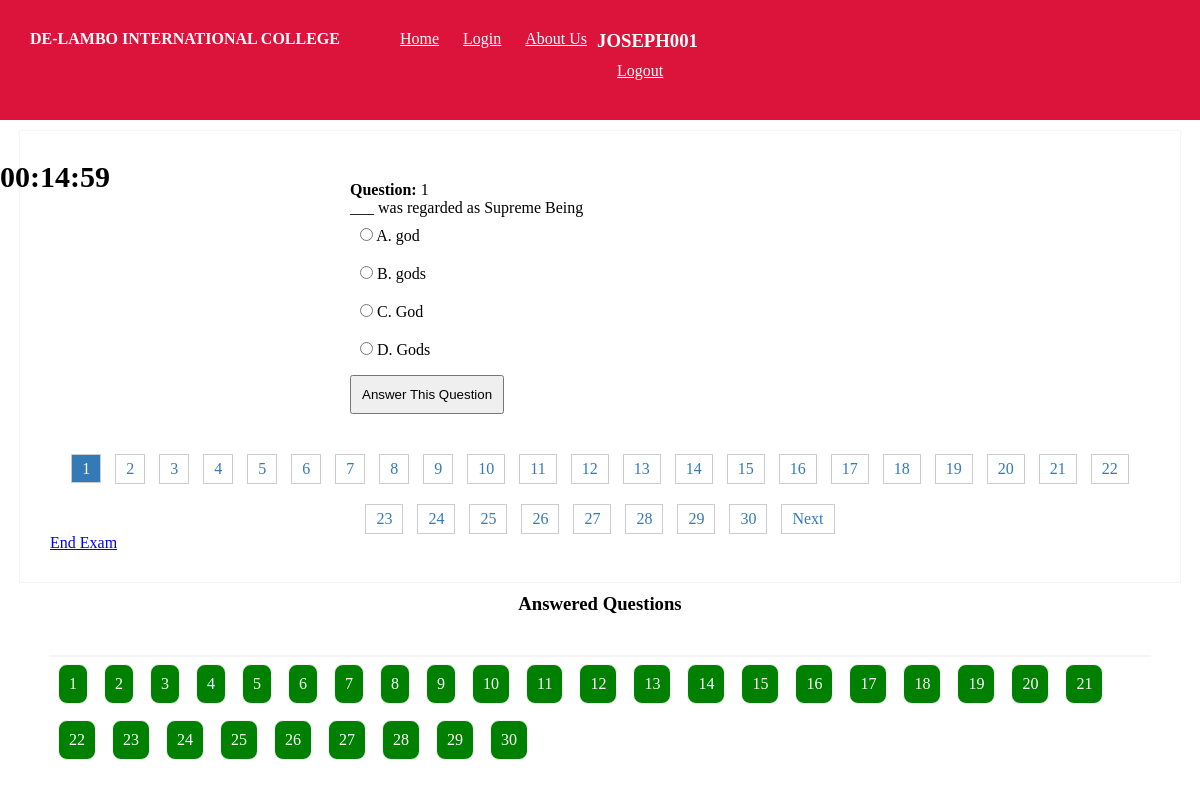
/c.r.k.php (signed in), run on the app's committed database.
### tables this page shows
CREATE TABLE `settings` (
  `id` int(11) NOT NULL,
  `school_name` text NOT NULL,
  `address` text NOT NULL,
  `phone_number` text NOT NULL,
  `email` text NOT NULL,
  `face_book` text NOT NULL
);

CREATE TABLE `exam` (
  `id` int(11) NOT NULL,
  `subject` varchar(55) DEFAULT NULL,
  `question` text DEFAULT NULL,
  `option_1` text DEFAULT NULL,
  `option_2` text DEFAULT NULL,
  `option_3` text DEFAULT NULL,
  `option_4` text DEFAULT NULL,
  `answer` text DEFAULT NULL
);

CREATE TABLE `user_responses` (
  `id` int(11) NOT NULL,
  `user_id` int(11) NOT NULL,
  `question_id` int(11) NOT NULL,
  `user_answer` text NOT NULL,
  `subject_id` int(11) NOT NULL
);

### c.r.k.php (the view, shortened to what this page needs)
<?php
require "exam-header.php";
require 'admin/config.php';
$user_id=$_SESSION['user_id'];
$page = isset($_GET['page']) ? (int)$_GET['page'] : 1;
$limit = 1;
$offset = ($page - 1) * $limit;
$query = "SELECT * FROM exam WHERE subject =5 LIMIT $limit OFFSET $offset";
$result = $conn->query($query);
$total_query = "SELECT COUNT(*) AS total_questions FROM exam WHERE subject =5";
$total_result = $conn->query($total_query);
$total_row = $total_result->fetch_assoc();
$total_rows = $total_row['total_questions'];
echo "<div class='question'><form action='submit.php' method='post'>";
while ($row = $result->fetch_assoc()) {
  echo "<p><b>Question: </b>".$page.'</b><br/>';
  echo "<p id='q'>". $row['question'] . "</p>";
  echo "<ul>";
  echo "<li><input type='radio' name='answer' value='".$row['option_1']."'> A. " . $row['option_1'] . "</li>";
  echo "<li><input type='radio' name='answer' value='".$row['option_2']."'> B. " . $row['option_2'] . "</li>";
  echo "<li><input type='radio' name='answer' value='".$row['option_3']."'> C. " . $row['option_3'] . "</li>";
  echo "<li><input type='radio' name='answer' value='".$row['option_4']."'> D. " . $row['option_4'] . "</li>";
  echo "</ul>";
}
echo "<input type='submit' value='Answer This Question' name='submit'>";
echo "</form>";
?>
<div class="pagination">
  <?php
for ($i = 1; $i <= ceil($total_rows/ $limit); $i++) {
  if ($i == $page) {?>
    <span><?php echo $i ;?></span>
    <?php
  } else {?>
    <a href="?page=<?php echo $i;?>"><?php echo $i;?></a>
    <?php
  }
}
if ($page < ceil($total_rows / $limit)) {?>
  <a href="?page=<?php echo ($page + 1);?>">Next</a>
  <?php
}?>
</div>
<p><a href="result.php?subject=5">End Exam</a></p>
</div>
<h3 id='answered'>Answered Questions</h3>
<ul class='answered-question'>
    <?php
$select=$conn->query("SELECT * FROM user_responses WHERE user_id='$user_id' AND subject_id=5");
if($select->num_rows>0){
    $i=1;
while($r=$select->fetch_assoc()){
    echo "<li>".$i."</li>";
    $i+=1;
}
}else{
    echo "<p class='no'>No Question Has Bean Answered Yet For This Subject</p>";
}
?>
</ul>
<br><br><br>

### exam-header.php (shortened to what this page needs)
<!DOCTYPE html>
<html lang="en">
<head>
    <link rel="stylesheet" href="css/top.css">
</head>
<nav class="navbar navbar-expand">
    <?php
  require "admin/config.php";
  $na=$conn->query("SELECT * FROM settings");
  if($na->num_rows>0){
    $row=$na->fetch_assoc();
    ?>
       <h4 style="margin-right:50px;"><?php echo $row['school_name'];?></h4>
    <?php
  }else{
    echo "School Application";
  }
    ?>
    <div>
        <a href="index.php" class="nav-item">Home</a>
        <a href="login.php" class="nav-item">Login</a>
            <a href="about.php" class="nav-item">About Us</a>
    </div>
    <?php
if(isset($_SESSION['username'])){
    ?>
<div class='right'>
    <div class='drop-down-inner'>
        <h3><?php echo $_SESSION['username'];?></h4>
                     <li><a href="logout">Logout</a></li>
    </div>
    <br>
</div>
<?php
}else{
    header('location:student_login');
}
?>
</nav>
 <?php require 'timer.php';?>

### css/top.css (style rules this page uses)
* { padding: 0; margin: 0; }
.navbar-expand { padding: 30px; background-color: crimson; color: white; }
.navbar-expand a { padding: 10px; color: white; }

### exam-header.php (style rules this page uses)
.navbar { display:flex; }
.right { width: 400px; float:right; margin-right:50px; display: flex; flex-direction: row; }

### c.r.k.php (style rules this page uses)
.question { padding:30px; width:1100px; margin:0 auto; border:1px solid whitesmoke; margin-top:10px; }
.pagination { text-align: center; margin-top: 20px; }
.pagination a, .pagination span { padding: 5px 10px; border: 1px solid #ccc; margin: 0 5px; text-decoration: none; color: #337ab7; }
.pagination a { margin-top:20px; display:inline-block; }
.pagination span { background-color: #337ab7; color: #fff; }
input[type="submit"] { padding:10px; margin:6px 0 0 0; }
form { width:500px; margin:0 auto; margin-top:20px; }
li { list-style-type:none; padding:10px; }
.answered-question li { float:left; border:1px solid whitesmoke; padding:10px; margin:8px; background-color:green; color:white; border-radius:9px; }
.answered-question { border:1px solid whitesmoke; width: 1100px; margin:0 auto; margin-top:30px; margin-bottom:50px; }
#answered { padding:10px; text-align:center; }

### data on the page
settings: school_name "DE-LAMBO INTERNATIONAL COLLEGE"
exam: question "___ was regarded as Supreme Being", option_1 "god", option_2 "gods", option_3 "God", option_4 "Gods"

### other printed values
$_SESSION['username'] "JOSEPH001"
